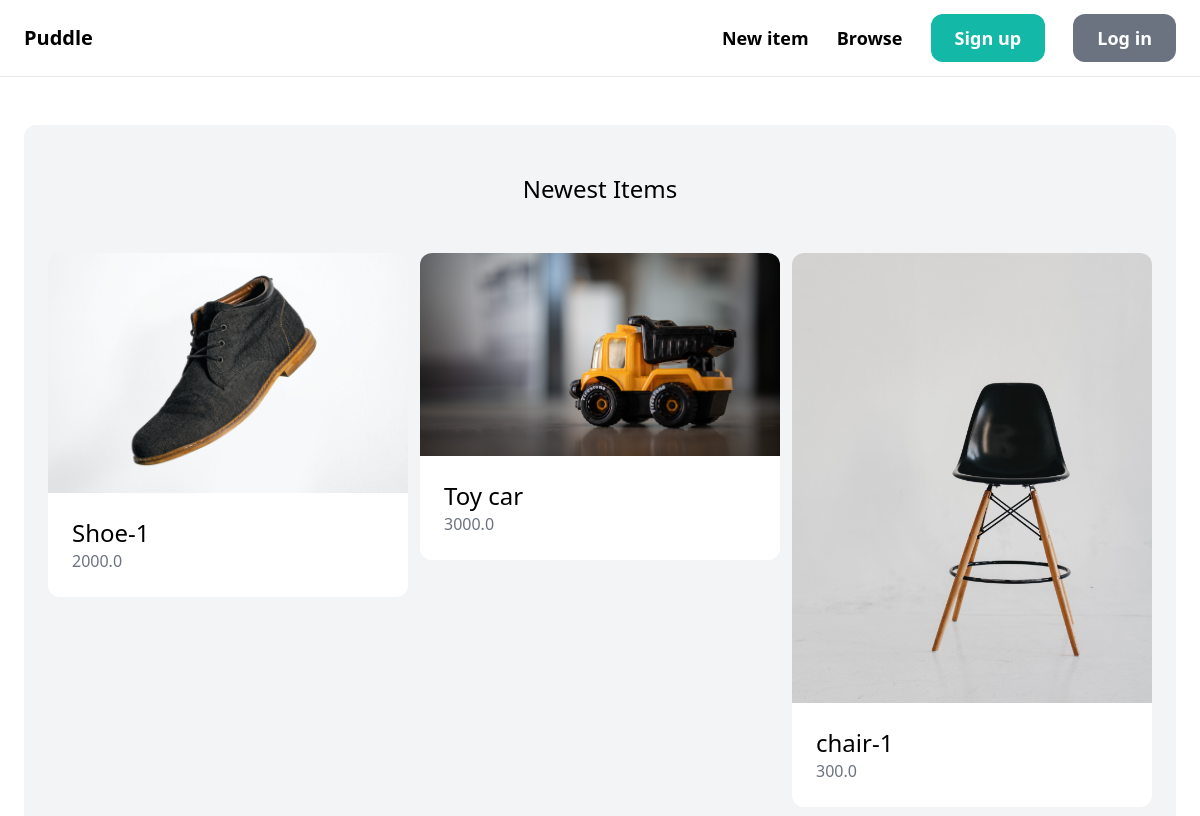
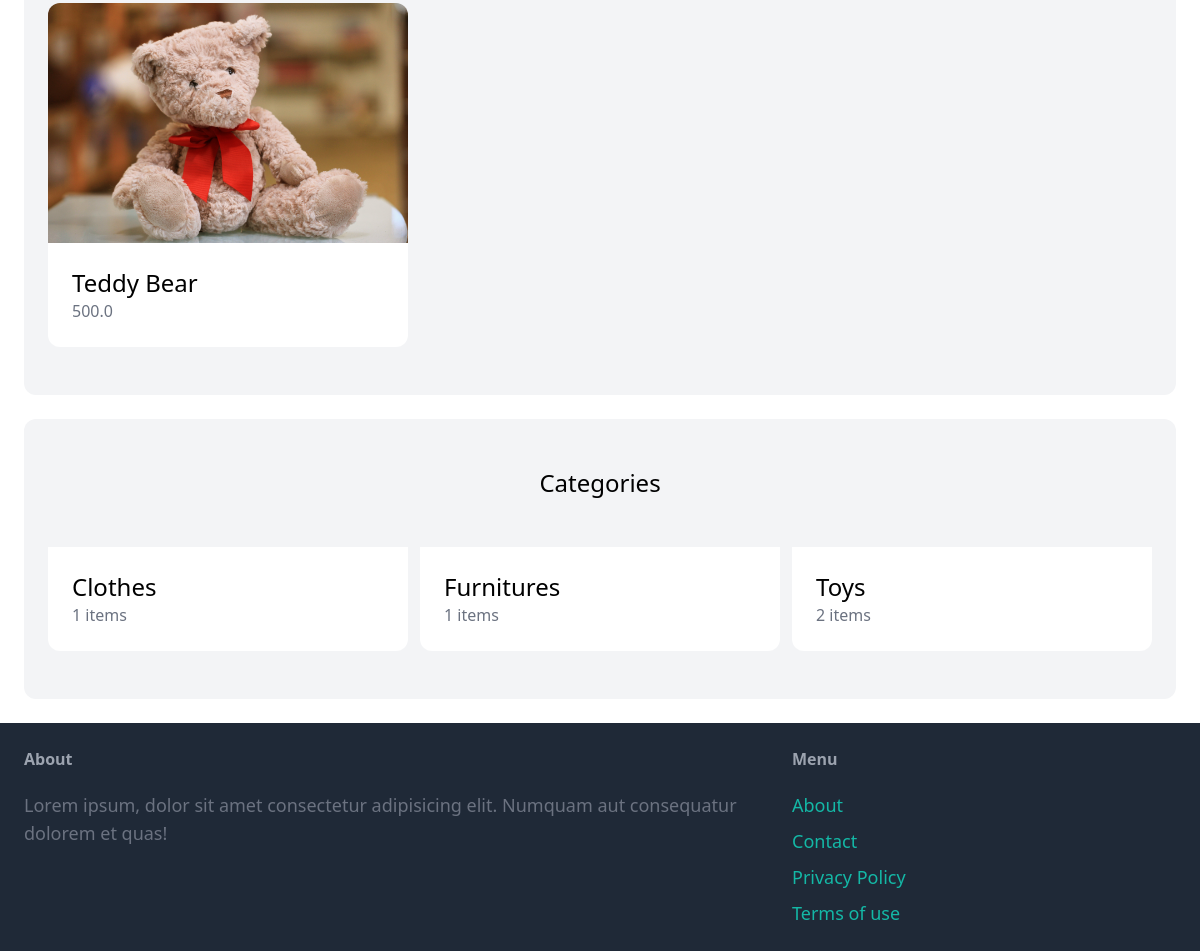
The page / on the database its author committed (2 pictures, top to bottom).
### item/models.py (models this page shows, shortened)
class Item(models.Model):
    name = models.CharField(max_length=255)
    description = models.TextField(blank=True, null=True)
    price = models.FloatField()
    image = models.ImageField(upload_to="item_images", blank=True, null=True)
    is_sold = models.BooleanField(default=False)
    created_at = models.DateTimeField(auto_now_add=True)
    created_by = models.ForeignKey(User, related_name="items", on_delete=models.CASCADE)
    category = models.ForeignKey(
        Category, related_name="items", on_delete=models.CASCADE
    )

class Category(models.Model):
    name = models.CharField(max_length=255)
    class Meta:
        ordering = ("name",)
        verbose_name_plural = "Categories"

### core/views.py (the view)
# urls.py: path("", views.index, name="index"),
def index(request):
    items = Item.objects.filter(is_sold=False)[0:6]
    categories = Category.objects.all()
    return render(
        request, "core/index.html", {"categories": categories, "items": items}
    )

### core/templates/core/index.html (shortened to what this page needs)
{% extends "core/base.html" %}
{% block content %}
  <div class="mt-6 px-6 py-12 bg-gray-100 rounded-xl">
    <h2 class="mb-12 text-2xl text-center">Newest Items</h2>
    <div class="grid grid-cols-3 gap-3">
      {% for item in items %}
        <div>
          <a href="{% url 'item:detail' item.id %}">
            <div>
              <img src="{{ item.image.url }}" alt="{{ item.name }}" class="rounded-t-xl">
            </div>
            <div class="p-6 bg-white rounded-b-xl">
              <h2 class="text-2xl">{{ item.name }}</h2>
              <p class="text-gray-500">{{ item.price }}</p>
            </div>
          </a>
        </div>
      {% endfor %}
    </div>
  </div>
  <div class="mt-6 px-6 py-12 bg-gray-100 rounded-xl">
    <h2 class="mb-12 text-2xl text-center">Categories</h2>
    <div class="grid grid-cols-3 gap-3">
      {% for category in categories %}
        <div>
          <a href="#">
            <div class="p-6 bg-white rounded-b-xl">
              <h2 class="text-2xl">{{ category.name }}</h2>
              <p class="text-gray-500">{{ category.items.count }} items</p>
            </div>
          </a>
        </div>
      {% endfor %}
    </div>
  </div>
{% endblock content %}

### rows shown on the page
Item: image (picture), name "Shoe-1", price "2000.0"
Item: image (picture), name "Toy car", price "3000.0"
Item: image (picture), name "chair-1", price "300.0"
Item: image (picture), name "Teddy Bear", price "500.0"
Category: name "Clothes", items.count "1"
Category: name "Furnitures", items.count "1"
Category: name "Toys", items.count "2"
